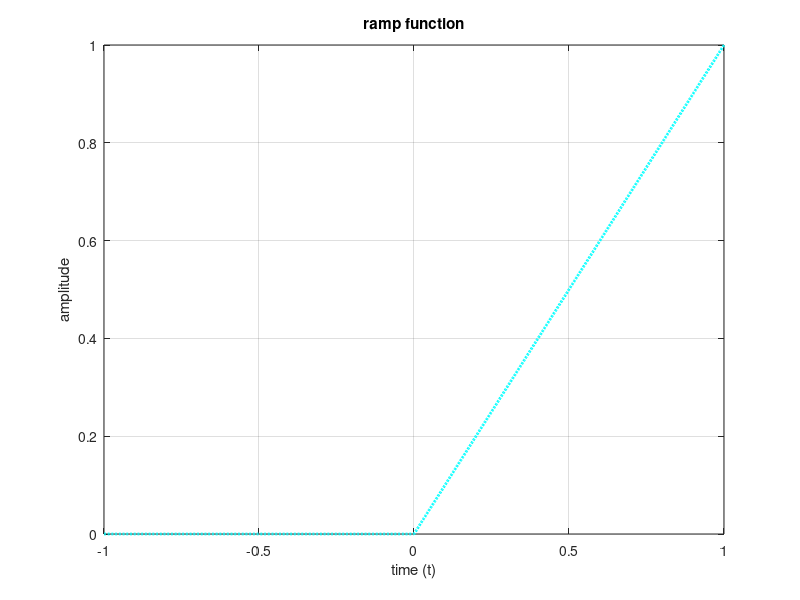

Here is the MATLAB script that generated this plot:
%plotting Ramp function
a=linspace(-1,1,1000);
ramp=max(0,a);
plot(a,ramp,'Color','c','LineStyle',':','LineWidth',2);
title('ramp function');
xlabel('time (t)');
ylabel('amplitude');
grid on;